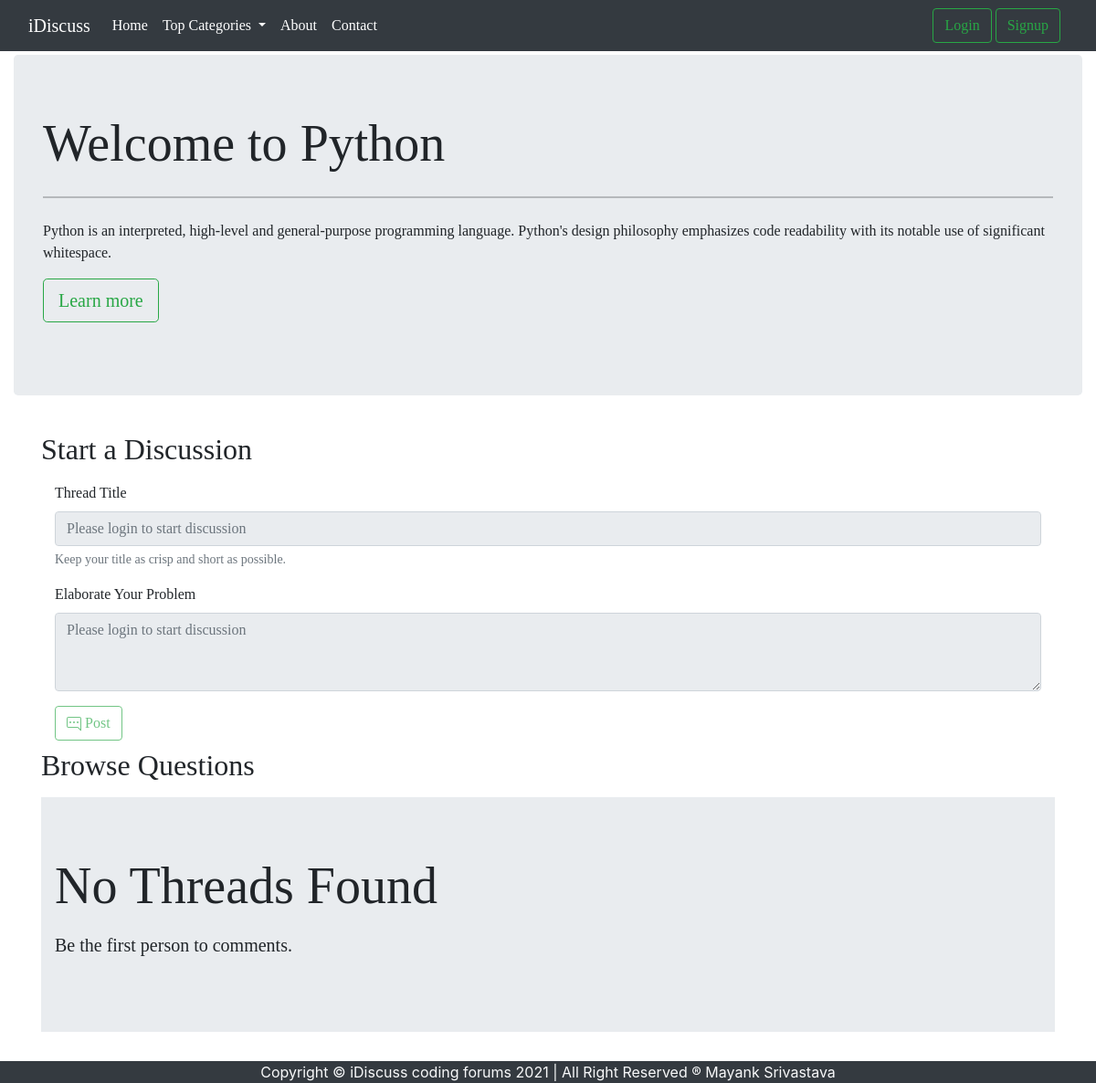
/threads.php?catid=1, run on the app's committed database.
### tables this page shows
CREATE TABLE `categories` (
  `category_id` int NOT NULL,
  `category_name` varchar(225) NOT NULL,
  `category_description` varchar(225) NOT NULL,
  `created` datetime NOT NULL DEFAULT CURRENT_TIMESTAMP
);

### threads.php (the view, shortened to what this page needs)
<!doctype html>
<html lang="en">
<head>
    <link href="https://cdn.jsdelivr.net/npm/bootstrap@5.0.0-beta2/dist/css/bootstrap.min.css" rel="stylesheet"
>
    <link rel="stylesheet" href="https://cdn.jsdelivr.net/npm/bootstrap@4.6.0/dist/css/bootstrap.min.css"
>
</head>
<body>
    <?php
    include '../Forum/partials/header.php';
    $id = $_GET['catid'];
    $sql = "SELECT * FROM `categories` WHERE `category_id` = $id; ";
    $fetch = mysqli_query($conn, $sql);
    while ($row = mysqli_fetch_assoc($fetch)) {
        $catname = $row['category_name'];
        $catdesc = $row['category_description'];
    }
    echo ' <div class="container-fluid my-1" style="font-family:cursive;">
        <div class="jumbotron">
            <h1 class="display-4">Welcome to ' . $catname . ' </h1>
    <hr class="my-4">
    <p>' . $catdesc . '</p>
    <p class="lead">
        <a class="btn btn-outline-success btn-lg" href="#" role="button">Learn more</a>
    </p>
    </div>
    </div>';
    ?>
    <?php
    if (isset($_SESSION['loggedin']) && $_SESSION['loggedin']==true){
        echo '<div class="container" style="font-family:cursive;">
        <h2 class="py-2">Start a Discussion</h2>
        <div class="container">
        <form action="' . $_SERVER["REQUEST_URI"]. '" method="POST">
    <div class="form-group">
        <label for="exampleInputEmail1">Thread Title</label>
        <input type="text" class="form-control" id="title" name="title" aria-describedby="emailHelp">
        <small id="title" class="form-text text-muted">Keep your title as crisp and short as
            possible.</small>
            <input type="hidden" name="sno" value='.$_SESSION["sno"].'>
    </div>
    <div class="form-group">
        <label for="exampleFormControlTextarea1">Elaborate Your Problem</label>
        <textarea class="form-control" id="desc" name="desc" rows="3"></textarea>
    </div>
    <button type="submit" class="btn btn-outline-success">
        <svg xmlns="http://www.w3.org/2000/svg" width="16" height="16" fill="currentColor" class="bi bi-chat-right-dots"
            viewBox="0 0 16 16">
            <path
                d="M2 1a1 1 0 0 0-1 1v8a1 1 0 0 0 1 1h9.586a2 2 0 0 1 1.414.586l2 2V2a1 1 0 0 0-1-1H2zm12-1a2 2 0 0 1 2 2v12.793a.5.5 0 0 1-.854.353l-2.853-2.853a1 1 0 0 0-.707-.293H2a2 2 0 0 1-2-2V2a2 2 0 0 1 2-2h12z" />
            <path
                d="M5 6a1 1 0 1 1-2 0 1 1 0 0 1 2 0zm4 0a1 1 0 1 1-2 0 1 1 0 0 1 2 0zm4 0a1 1 0 1 1-2 0 1 1 0 0 1 2 0z" />
        </svg> Post</button>
    </form>
    </div>
    </div>';
    }
    else{
    echo '<div class="container" style="font-family:cursive;">
    <h2 class="py-2">Start a Discussion</h2>
    <div class="container">
    <form action="" method="POST">
<div class="form-group">
    <label for="exampleInputEmail1">Thread Title</label>
    <input type="text" class="form-control" id="title" name="title" aria-describedby="emailHelp" placeholder="Please login to start discussion" disabled>
    <small id="title" class="form-text text-muted">Keep your title as crisp and short as
        possible.</small>
</div>
<div class="form-group">
    <label for="exampleFormControlTextarea1">Elaborate Your Problem</label>
    <textarea class="form-control" id="desc" name="desc" rows="3" placeholder="Please login to start discussion" disabled></textarea>
</div>
<button type="submit" class="btn btn-outline-success" disabled>
    <svg xmlns="http://www.w3.org/2000/svg" width="16" height="16" fill="currentColor" class="bi bi-chat-right-dots"
        viewBox="0 0 16 16">
        <path
            d="M2 1a1 1 0 0 0-1 1v8a1 1 0 0 0 1 1h9.586a2 2 0 0 1 1.414.586l2 2V2a1 1 0 0 0-1-1H2zm12-1a2 2 0 0 1 2 2v12.793a.5.5 0 0 1-.854.353l-2.853-2.853a1 1 0 0 0-.707-.293H2a2 2 0 0 1-2-2V2a2 2 0 0 1 2-2h12z" />
        <path
            d="M5 6a1 1 0 1 1-2 0 1 1 0 0 1 2 0zm4 0a1 1 0 1 1-2 0 1 1 0 0 1 2 0zm4 0a1 1 0 1 1-2 0 1 1 0 0 1 2 0z" />
    </svg> Post</button>
</form>
</div>
</div>';
    }
    ?>
    <div class="container" style="font-family:cursive;">
        <h2 class="py-2">Browse Questions</h2>
        <?php
        $noResult = true;
        if ($noResult) {
            echo '<div class="jumbotron jumbotron-fluid" style="font-family:cursive;">
                <div class="container">
                  <p class="display-4">No Threads Found</p>
                  <p class="lead"><b>Be the first person to comments.</b></p>
                </div>
              </div>';
        }
        ?>
    </div>
    <?php include '../Forum/partials/footer.php'; ?>
</body>
</html>

### data on the page
categories: category_name "Python", category_description "Python is an interpreted, high-level and general-purpose programming language. Python's design philosophy emphasizes code readability with its notable use of significant whitespace."
